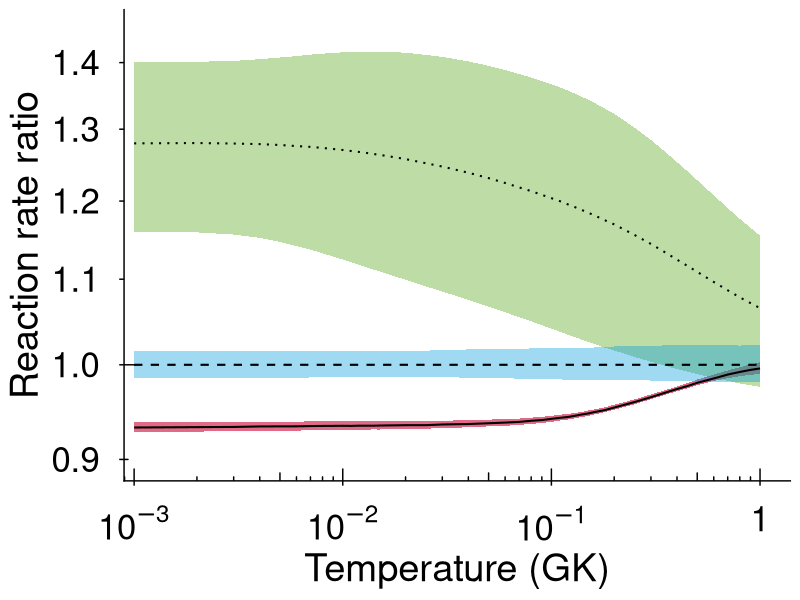
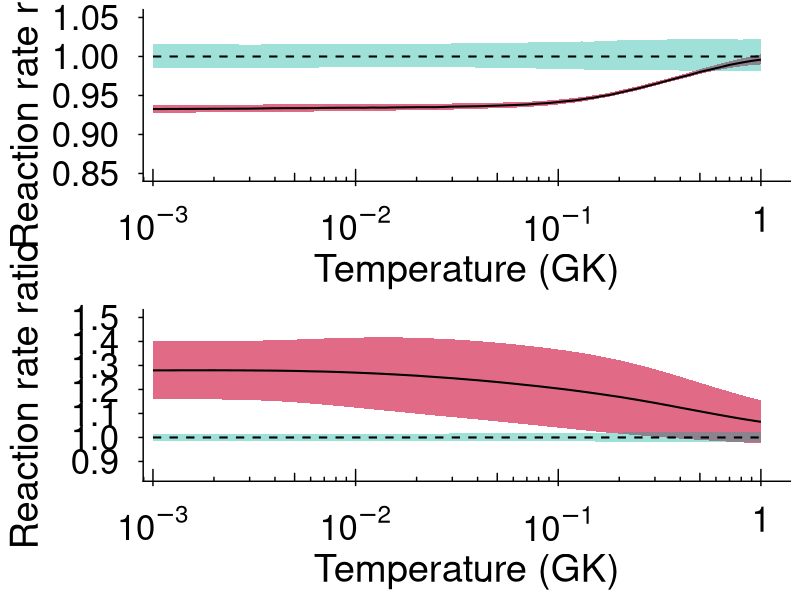

Write R code to recreate these figures, in order.
require(purrr)
require(forcats)
require(dplyr)
require(tidyverse)
require(ggplot2)
require(ggthemes)
require(cowplot)
require(colorspace)
NABe7 <- read.csv("MCMCrates_Be7.csv",header = TRUE)
Norm <- NABe7$median

NAI_new <- NABe7[,c("T9","median","lower","upper")]  %>%
  set_names(c("T9","Adopted","Lower","Upper")) %>%
  mutate(Adopted = Adopted/Norm) %>%
  mutate(Lower = Lower/Norm) %>%
  mutate(Upper = Upper/Norm)  %>%
  mutate(data="presentI")


old <- read.csv("Be7Li.csv",header = TRUE) 
old <- old[,c("T.9","Adopted","Lower","Upper")]  %>%
  set_names(c("T9","Adopted","Lower","Upper"))  %>%
#  filter(T9 <=1) %>%
  mutate(data="previous") %>%
  mutate(Adopted = Adopted/Norm) %>%
  mutate(Lower = Lower/Norm) %>%
  mutate(Upper = Upper/Norm)

damone <- read.table("damone.dat",header = T)  %>%
mutate(T9 = T9, Adopted = rrate, Lower = rrate-unc,
       Upper = rrate+unc) %>% select(c("T9","Adopted","Lower","Upper")) %>%
  mutate(data="damone") %>%
  mutate(Adopted = Adopted/Norm) %>%
  mutate(Lower = Lower/Norm) %>%
  mutate(Upper = Upper/Norm)
  

joint <- rbind(damone,old,NAI_new) %>%
  filter(T9 <=1)
joint$data <- as.factor(joint$data)
joint$data <- factor(joint$data, levels = c("previous","damone","presentI")) 


pdf("Be7_NAratio.pdf", width=7.75, height=5.5)
ggplot(joint,aes(x=T9,y=Adopted, group=data,fill=data,linetype=data)) +
  geom_ribbon(aes(x=T9,ymin=Lower, ymax=Upper,alpha=data),show.legend=FALSE) +
  scale_alpha_manual(values=c(1,0.375,0.375))+
  geom_line(size=0.7) +
  coord_cartesian(ylim=c(0.9,1.45),xlim=c(0.00125,1)) +
  theme_cowplot() + xlab("Temperature (GK)") + ylab("Reaction rate ratio") +
  scale_fill_discrete_qualitative(name="") +
  scale_x_log10(breaks = c(0.001,0.01,0.1,1),labels=c(expression(10^-3),expression(10^-2),
                                                         expression(10^-1),"1"))  +
  scale_y_log10(breaks = c(0.9,1,1.1,1.2,1.3,1.4)) +
   annotation_logticks(sides = "lb") + 
  scale_linetype_manual(guide=F,values=c("solid","dotted","dashed"),name="") +
  theme(panel.grid.major = element_blank(),
        panel.grid.minor = element_blank(),
        legend.position = c(0.45,0.95),
        legend.text = element_text(size=13),
        legend.text.align = 1,
        legend.background = element_rect(colour = "white",fill=NA),
        plot.background = element_rect(colour = "white", fill = "white"),
        panel.background = element_rect(colour = "white", fill = "white"),
        legend.key = element_rect(colour = "white", fill = "white"),
        axis.title = element_text(color="black", size=27.5),
        strip.background = element_rect("gray85"),
        axis.text.y = element_text(size = 25, margin = unit(c(t = 0, r = 5, b = 0, l = 0), "mm")),
        axis.text.x = element_text(size = 25, margin = unit(c(t = 5, r = 0, b = 0, l = 0), "mm")))
dev.off()

panel1 <- filter(joint,data %in% c("previous","presentI"))
panel2 <- filter(joint,data %in% c("damone","presentI")) 


p1 <- ggplot(panel1,aes(x=T9,y=Adopted, group=data,fill=data,linetype=data)) +
  geom_ribbon(aes(x=T9,ymin=Lower, ymax=Upper,alpha=data),show.legend=FALSE) +
  scale_alpha_manual(values=c(1,0.375,0.375))+
  geom_line(size=0.7) +
  coord_cartesian(ylim=c(0.85,1.05),xlim=c(0.00125,1)) +
  theme_cowplot() + xlab("Temperature (GK)") + ylab("Reaction rate ratio") +
  scale_fill_discrete_qualitative(name="") +
  scale_x_log10(breaks = c(0.001,0.01,0.1,1),labels=c(expression(10^-3),expression(10^-2),
                                                      expression(10^-1),"1"))  +
  scale_y_continuous(breaks = scales::pretty_breaks(n = 7)) +
  annotation_logticks(sides = "b") + 
  #  annotation_logticks(base=2.875,sides = "l") +
  scale_linetype_manual(guide=F,values=c("solid","dashed"),name="") +
  theme(panel.grid.major = element_blank(),
        panel.grid.minor = element_blank(),
        legend.position = c(0.45,0.95),
        legend.text = element_text(size=13),
        legend.text.align = 1,
        legend.background = element_rect(colour = "white",fill=NA),
        plot.background = element_rect(colour = "white", fill = "white"),
        panel.background = element_rect(colour = "white", fill = "white"),
        legend.key = element_rect(colour = "white", fill = "white"),
        axis.title = element_text(color="black", size=27.5),
        strip.background = element_rect("gray85"),
        axis.text.y = element_text(size = 25, margin = unit(c(t = 0, r = 5, b = 0, l = 0), "mm")),
        axis.text.x = element_text(size = 25, margin = unit(c(t = 5, r = 0, b = 0, l = 0), "mm")))


p2 <- ggplot(panel2,aes(x=T9,y=Adopted, group=data,fill=data,linetype=data)) +
  geom_ribbon(aes(x=T9,ymin=Lower, ymax=Upper,alpha=data),show.legend=FALSE) +
  scale_alpha_manual(values=c(1,0.375,0.375))+
  geom_line(size=0.7) +
  coord_cartesian(ylim=c(0.85,1.5),xlim=c(0.00125,1)) +
  theme_cowplot() + xlab("Temperature (GK)") + ylab("Reaction rate ratio") +
  scale_fill_discrete_qualitative(name="") +
  scale_x_log10(breaks = c(0.001,0.01,0.1,1),labels=c(expression(10^-3),expression(10^-2),
                                                      expression(10^-1),"1"))  +
  scale_y_continuous(breaks = scales::pretty_breaks(n = 7)) +
  annotation_logticks(sides = "b") + 
  #  annotation_logticks(base=2.875,sides = "l") +
  scale_linetype_manual(guide=F,values=c("solid","dashed"),name="") +
  theme(panel.grid.major = element_blank(),
        panel.grid.minor = element_blank(),
        legend.position = c(0.45,0.95),
        legend.text = element_text(size=13),
        legend.text.align = 1,
        legend.background = element_rect(colour = "white",fill=NA),
        plot.background = element_rect(colour = "white", fill = "white"),
        panel.background = element_rect(colour = "white", fill = "white"),
        legend.key = element_rect(colour = "white", fill = "white"),
        axis.title = element_text(color="black", size=27.5),
        strip.background = element_rect("gray85"),
        axis.text.y = element_text(size = 25, margin = unit(c(t = 0, r = 5, b = 0, l = 0), "mm")),
        axis.text.x = element_text(size = 25, margin = unit(c(t = 5, r = 0, b = 0, l = 0), "mm")))


pdf("Be7_rate_p.pdf", width=7, height=9)
plot_grid(
  p1,p2,
  align = "hv", axis = "tb",
  nrow = 2)  
dev.off()

